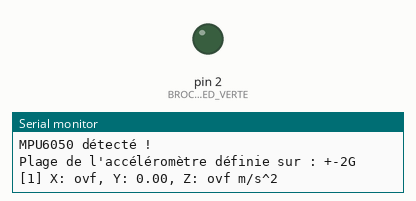
Recording of a program running on a simulated Arduino Uno, built with avr-gcc and run on an emulated ATmega328P. Parts: output pins drawn as LEDs (lit = HIGH), the last lines printed to the serial monitor.

Above: at 2.6 s.
At 5.15 s:
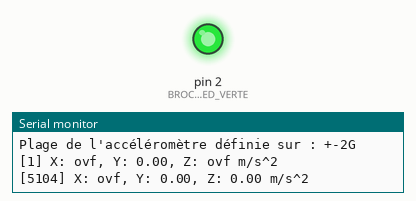
Timing chart, 0 to 6.6 s (numbered marks = the images above):
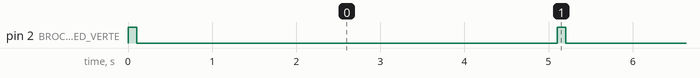

Measured:
- by itself, pin 2 (BROCHE_LED_VERTE): alternates HIGH for 0.10 s and LOW for 5.0 s

The program:

main.cpp
```cpp
// Exemple MPU6050

#include <Adafruit_MPU6050.h> // Pour l'accéléromètre MPU6050
#include <Adafruit_Sensor.h>  // Pour les capteurs Adafruit
#include <Wire.h>             // pour la communication I2C (SDA et SCL)

#define DEBUG

#define PERIODE_ATTENTE  5000 // Période d'attente entre deux mesures en ms
#define BROCHE_LED_VERTE 2    // Broche de la Led verte

Adafruit_MPU6050 mpu;

void setup(void)
{
    Serial.begin(115200);

    Serial.println("Test MPU6050");

    // initialisation de l'accéléromètre
    if(!mpu.begin())
    {
        Serial.println("MPU6050 non détecté !");
        while(1) /* true : boucle infinie */
        {
            delay(10);
        }
    }
    Serial.println("MPU6050 détecté !");

    // configuration de l'accéléromètre
    // mpu.setAccelerometerRange(MPU6050_RANGE_2_G);
    Serial.print("Plage de l'accéléromètre définie sur : ");
    switch(mpu.getAccelerometerRange())
    {
        case MPU6050_RANGE_2_G:
            Serial.println("+-2G");
            break;
        case MPU6050_RANGE_4_G:
            Serial.println("+-4G");
            break;
        case MPU6050_RANGE_8_G:
            Serial.println("+-8G");
            break;
        case MPU6050_RANGE_16_G:
            Serial.println("+-16G");
            break;
    }

    // initialisation de la Led verte
    pinMode(BROCHE_LED_VERTE, OUTPUT);
}

void loop()
{
    sensors_event_t event;

    // lecture de l'accéléromètre
    mpu.getAccelerometerSensor()->getEvent(&event);

    // allumer la Led verte
    digitalWrite(BROCHE_LED_VERTE, HIGH);

#ifdef DEBUG
    Serial.print("[");
    Serial.print(millis());
    Serial.print("] X: ");
    Serial.print(event.acceleration.x);
    Serial.print(", Y: ");
    Serial.print(event.acceleration.y);
    Serial.print(", Z: ");
    Serial.print(event.acceleration.z);
    Serial.println(" m/s^2");
#endif

    // éteindre la Led verte
    delay(100);
    digitalWrite(BROCHE_LED_VERTE, LOW);

    // attente périodique en ms
    delay(PERIODE_ATTENTE);
}
```
